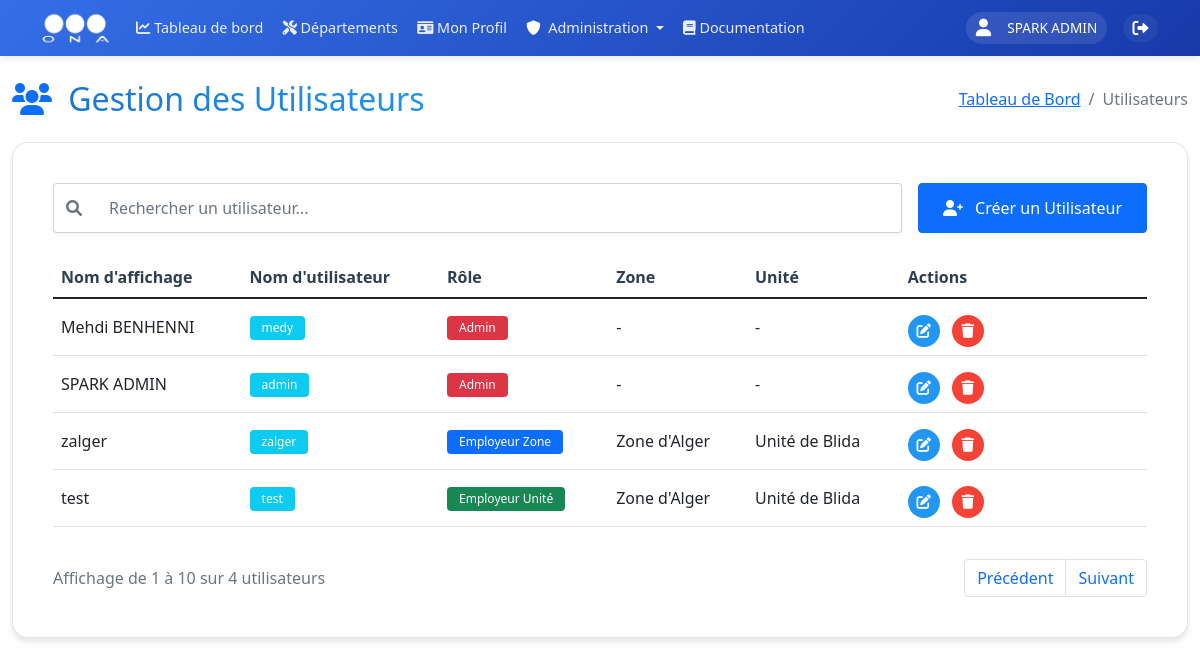
The app's page /admin/users (signed in) with its own data.
### models.py (models this page shows, shortened)
class User(UserMixin, db.Model):
    __tablename__ = 'users'
    id = db.Column(db.Integer, primary_key=True)
    username = db.Column(db.String(80), unique=True, nullable=False, index=True)
    nickname = db.Column(db.String(80), index=True)
    email = db.Column(db.String(120), unique=True, nullable=True, index=True)
    password_hash = db.Column(db.String(128))
    role = db.Column(db.String(20), nullable=False, default=UserRole.UTILISATEUR, index=True)
    is_active = db.Column(db.Boolean, default=True, index=True)
    last_login = db.Column(db.DateTime, index=True)
    unit_id = db.Column(db.Integer, db.ForeignKey('units.id', ondelete='SET NULL'), nullable=True, index=True)
    zone_id = db.Column(db.Integer, db.ForeignKey('zones.id', ondelete='SET NULL'), nullable=True, index=True)
    created_at = db.Column(db.DateTime, default=datetime.utcnow, index=True)
    updated_at = db.Column(db.DateTime, default=datetime.utcnow, onupdate=datetime.utcnow, index=True)
    profile = db.relationship('UserProfile', backref='user', uselist=False, lazy=True, cascade='all, delete-orphan')
    incidents = db.relationship('Incident', backref='author', lazy=True)

class Zone(db.Model):
    __tablename__ = 'zones'
    id = db.Column(db.Integer, primary_key=True)
    name = db.Column(db.String(100), unique=True, nullable=False, index=True)
    code = db.Column(db.String(10), unique=True, nullable=False, index=True)
    email = db.Column(db.String(120), unique=True, nullable=True)
    phone = db.Column(db.String(20), nullable=True)
    description = db.Column(db.Text)
    address = db.Column(db.String(200))
    director_id = db.Column(db.Integer, db.ForeignKey('users.id'), nullable=True)
    units = db.relationship('Unit', backref='zone', lazy=True, cascade='all, delete-orphan')
    users = db.relationship('User', backref='assigned_zone', lazy=True, foreign_keys='User.zone_id')
    director = db.relationship('User', foreign_keys=[director_id], backref='directed_zone', lazy=True)
    created_at = db.Column(db.DateTime, default=datetime.utcnow, index=True)
    updated_at = db.Column(db.DateTime, default=datetime.utcnow, onupdate=datetime.utcnow, index=True)

class Unit(db.Model):
    __tablename__ = 'units'
    id = db.Column(db.Integer, primary_key=True)
    name = db.Column(db.String(100), nullable=False, index=True)
    code = db.Column(db.String(10), unique=True, nullable=False, index=True)
    email = db.Column(db.String(120), unique=True, nullable=True)
    phone = db.Column(db.String(20), nullable=True)
    description = db.Column(db.Text)
    address = db.Column(db.String(200))
    zone_id = db.Column(db.Integer, db.ForeignKey('zones.id', ondelete='CASCADE'), nullable=False, index=True)
    director_id = db.Column(db.Integer, db.ForeignKey('users.id'), nullable=True)
    centers = db.relationship('Center', backref='unit', lazy='joined', cascade='all, delete-orphan')
    users = db.relationship('User', backref='assigned_unit', lazy=True, foreign_keys='User.unit_id')
    director = db.relationship('User', foreign_keys=[director_id], backref='directed_unit', lazy=True)
    incidents = db.relationship('Incident', backref='unit', lazy=True)
    created_at = db.Column(db.DateTime, default=datetime.utcnow, index=True)
    updated_at = db.Column(db.DateTime, default=datetime.utcnow, onupdate=datetime.utcnow, index=True)

### routes/users.py (the view)
@users.route('/admin/users')
@login_required
@admin_required
def manage_users():
    users = User.query.options(
        db.joinedload(User.assigned_zone),
        db.joinedload(User.assigned_unit)
    ).all()
    zones = Zone.query.order_by(Zone.name).all()
    zones_data = [{'id': zone.id, 'name': zone.name} for zone in zones]
    available_roles = [
        UserRole.EMPLOYEUR_DG,
        UserRole.EMPLOYEUR_ZONE,
        UserRole.EMPLOYEUR_UNITE,
        UserRole.UTILISATEUR
    ]
    if current_user.role == UserRole.ADMIN:
        available_roles = [UserRole.ADMIN] + available_roles
    return render_template('admin/users.html',
                         users=users,
                         zones=zones,
                         zones_data=zones_data,
                         UserRole=UserRole,
                         available_roles=available_roles,
                         current_user=current_user)  # Pass current_user and available_roles to template

### templates/admin/users.html (shortened to what this page needs)
{% extends "base/base.html" %}
{% block content %}
<div class="container-fluid mt-4">
    <div class="row mb-4">
        <div class="col-12">
            <div class="d-flex flex-column flex-md-row justify-content-between align-items-start align-items-md-center gap-3">
                <h2 class="mb-0">
                    <i class="fas fa-users me-2 text-primary"></i>
                    <span class="gradient-text">Gestion des Utilisateurs</span>
                </h2>
                <nav aria-label="breadcrumb">
                    <ol class="breadcrumb mb-0">
                        <li class="breadcrumb-item"><a href="{{ url_for('main_dashboard.dashboard') }}">Tableau de Bord</a></li>
                        <li class="breadcrumb-item active">Utilisateurs</li>
                    </ol>
                </nav>
            </div>
        </div>
    </div>
    <div class="row">
        <div class="col-12">
            <div class="glass-card">
                <div class="card-body">
                    <div class="d-flex flex-column flex-md-row justify-content-between align-items-stretch gap-3 mb-4">
                        <div class="flex-grow-1">
                            <div class="input-group">
                                <span class="input-group-text">
                                    <i class="fas fa-search"></i>
                                </span>
                                <input type="text" id="searchInput" class="form-control" placeholder="Rechercher un utilisateur...">
                            </div>
                        </div>
                        <div>
                            <button id="createUserBtn" class="btn btn-primary w-100">
                                <i class="fas fa-user-plus me-2"></i>
                                Créer un Utilisateur
                            </button>
                        </div>
                    </div>
                    <div class="table-responsive">
                        <table class="table table-hover" id="usersTable">
                            <thead>
                                <tr>
                                    <th class="text-nowrap">Nom d'affichage</th>
                                    <th class="text-nowrap">Nom d'utilisateur</th>
                                    <th class="text-nowrap">Rôle</th>
                                    <th class="text-nowrap">Zone</th>
                                    <th class="text-nowrap">Unité</th>
                                    <th class="text-nowrap">Actions</th>
                                </tr>
                            </thead>
                            <tbody>
                                {% for user in users %}
                                <tr>
                                    <td class="text-break">{{ user.nickname if user.nickname else '-' }}</td>
                                    <td><span class="badge bg-info text-break">{{ user.username }}</span></td>
                                    <td>
                                        {% if user.role == UserRole.ADMIN %}
                                            <span class="badge bg-danger text-wrap">{{ UserRole.get_role_display_name(user.role) }}</span>
                                        {% elif user.role == UserRole.EMPLOYEUR_DG %}
                                            <span class="badge bg-warning text-wrap">{{ UserRole.get_role_display_name(user.role) }}</span>
                                        {% elif user.role == UserRole.EMPLOYEUR_ZONE %}
                                            <span class="badge bg-primary text-wrap">{{ UserRole.get_role_display_name(user.role) }}</span>
                                        {% elif user.role == UserRole.EMPLOYEUR_UNITE %}
                                            <span class="badge bg-success text-wrap">{{ UserRole.get_role_display_name(user.role) }}</span>
                                        {% else %}
                                            <span class="badge bg-secondary text-wrap">{{ UserRole.get_role_display_name(user.role) }}</span>
                                        {% endif %}
                                    </td>
                                    <td class="text-break">{{ user.assigned_zone.name if user.assigned_zone else '-' }}</td>
                                    <td class="text-break">{{ user.assigned_unit.name if user.assigned_unit else '-' }}</td>
                                    <td>
                                        <div class="actions-wrapper">
                                            <div class="actions-cell">
                                                <div class="actions-dropdown">
                                                    <div class="actions-menu">
                                                        <button class="action-btn btn-primary edit-user me-2"
                                                                data-user-id="{{ user.id }}"
                                                                data-username="{{ user.username }}"
                                                                data-nickname="{{ user.nickname }}"
                                                                data-role="{{ user.role }}"
                                                                data-zone="{{ user.assigned_zone.id if user.assigned_zone else '' }}"
                                                                data-unit="{{ user.assigned_unit.id if user.assigned_unit else '' }}"
                                                                data-bs-toggle="tooltip"
                                                                title="Modifier l'utilisateur">
                                                            <i class="fas fa-edit"></i>
                                                        </button>
                                                        <button class="action-btn btn-danger delete-user"
                                                                data-user-id="{{ user.id }}"
                                                                data-bs-toggle="tooltip"
                                                                title="Supprimer l'utilisateur">
                                                            <i class="fas fa-trash"></i>
                                                        </button>
                                                    </div>
                                                </div>
                                            </div>
                                        </div>
                                    </td>
                                </tr>
                                {% endfor %}
                            </tbody>
                        </table>
                    </div>
                    <div class="d-flex flex-column flex-md-row justify-content-between align-items-center gap-3 mt-3">
                        <div class="text-muted order-2 order-md-1">
                            Affichage de <span id="startRange">1</span> à <span id="endRange">10</span> sur <span id="totalItems">{{ users|length }}</span> utilisateurs
                        </div>
                        <nav aria-label="Page navigation" class="order-1 order-md-2">
                            <ul class="pagination mb-0">
                                <li class="page-item">
                                    <button class="page-link" id="prevPage">Précédent</button>
                                </li>
                                <li class="page-item">
                                    <button class="page-link" id="nextPage">Suivant</button>
                                </li>
                            </ul>
                        </nav>
                    </div>
                </div>
            </div>
        </div>
    </div>
</div>
{% endblock %}
{% block extra_css %}
<link rel="stylesheet" href="{{ url_for('static', filename='css/admin/users.css') }}">
{% endblock %}

### templates/base/base.html (shortened to what this page needs)
<!DOCTYPE html>
<html lang="fr" dir="ltr">
<head>
    <link href="https://cdn.jsdelivr.net/npm/bootstrap@5.1.3/dist/css/bootstrap.min.css" rel="stylesheet">
    <link href="https://cdnjs.cloudflare.com/ajax/libs/font-awesome/6.0.0/css/all.min.css" rel="stylesheet">
    <link rel="stylesheet" href="https://unpkg.com/leaflet@1.9.4/dist/leaflet.css" />
    <link rel="stylesheet" href="https://cdn.datatables.net/1.11.5/css/dataTables.bootstrap5.min.css">
    {% block extra_css %}{% endblock %}
</head>
<body>
    <nav class="navbar navbar-expand-lg sticky-top">
        <div class="container">
            <a class="navbar-brand" href="{{ url_for('main_dashboard.dashboard') }}">
                <img src="{{ url_for('static', filename='images/ona_logo.png') }}" alt="ONA">
            </a>
            <div class="collapse navbar-collapse" id="navbarNav">
                <ul class="navbar-nav me-auto mb-2 mb-lg-0">
                    <li class="nav-item">
                        <a class="nav-link" href="{{ url_for('main_dashboard.dashboard') }}">
                            <i class="fas fa-chart-line"></i>
                            <span>Tableau de bord</span>
                        </a>
                    </li>
                    <li class="nav-item">
                        <a class="nav-link" href="{{ url_for('departements') }}">
                            <i class="fas fa-tools"></i>
                            <span>Départements</span>
                        </a>
                    </li>
                    {% if current_user.is_authenticated %}
                    <li class="nav-item">
                        <a class="nav-link" href="{{ url_for('profiles.view_profile') }}">
                            <i class="fas fa-id-card"></i>
                            <span>Mon Profil</span>
                        </a>
                    </li>
                    {% if current_user.role == 'Admin' %}
                    <li class="nav-item dropdown">
                        <a class="nav-link dropdown-toggle" href="#" id="adminDropdown" role="button" data-bs-toggle="dropdown">
                            <i class="fas fa-shield-alt text-white me-1"></i> Administration
                        </a>
                    </li>
                    {% endif %}
                    {% endif %}
                    <li class="nav-item">
                        <a class="nav-link {% if active_page == 'documentation' %}active{% endif %}" href="{{ url_for('documentation.view_documentation') }}">
                            <i class="fas fa-book"></i> Documentation
                        </a>
                    </li>
                </ul>
                <div class="user-section">
                    <div class="d-flex align-items-center">
                        {% if current_user.is_authenticated %}
                            <div class="user-info">
                                <i class="fas fa-user me-2"></i>
                                <span>
                                    {% if current_user.nickname %}
                                        {{ current_user.nickname }}
                                    {% else %}
                                        {{ current_user.username }}
                                    {% endif %}
                                </span>
                            </div>
                            <a href="{{ url_for('auth.logout') }}" class="logout-btn text-white text-decoration-none ms-2" title="Déconnexion">
                                <i class="fas fa-sign-out-alt"></i>
                            </a>
                        {% else %}
                            <a href="{{ url_for('auth.login') }}" class="btn btn-light">Connexion</a>
                        {% endif %}
                    </div>
                </div>
            </div>
        </div>
    </nav>
    {% block content %}{% endblock %}
</body>
</html>

### records on screen
User: nickname "SPARK ADMIN", username "admin", get_role_display_name "Admin", assigned_zone "-", assigned_unit "-"
User: nickname "Mehdi BENHENNI", username "medy", get_role_display_name "Admin", assigned_zone "-", assigned_unit "-"
User: nickname "zalger", username "zalger", get_role_display_name "Employeur Zone", assigned_zone "Zone d'Alger", assigned_unit "Unité de Blida"
User: nickname "test", username "test", get_role_display_name "Employeur Unité", assigned_zone "Zone d'Alger", assigned_unit "Unité de Blida"

### other values on screen
{{ users|length }} "4"
